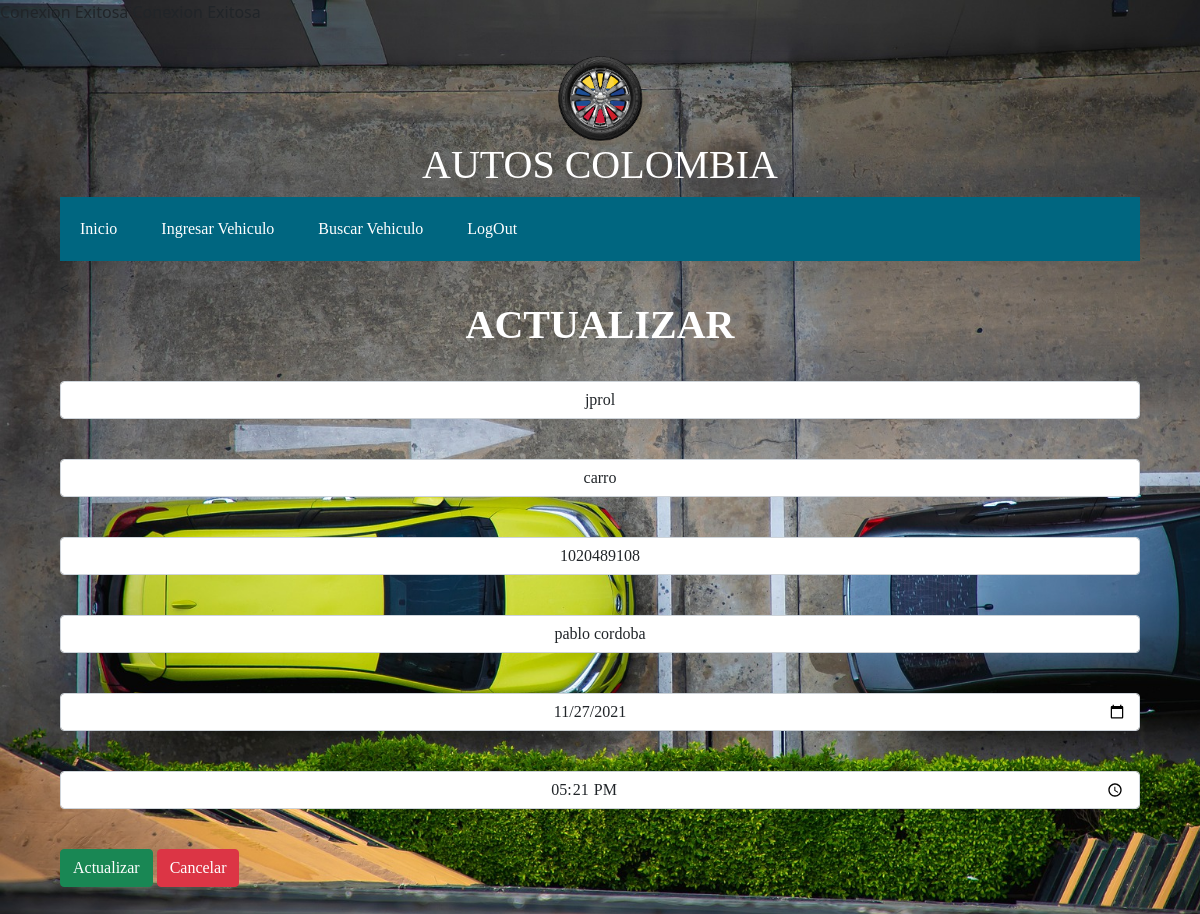
The app's page /inicio/actualizar.php?id=136 with its own data.
### tables this page shows
CREATE TABLE `tb_automoviles` (
  `id` int(255) NOT NULL,
  `placa` varchar(5) NOT NULL,
  `tipo` varchar(10) NOT NULL,
  `documento` int(10) NOT NULL,
  `nombre` varchar(50) NOT NULL,
  `fecha` date DEFAULT NULL,
  `hora` time NOT NULL
);

### inicio/sql_search.php (called while the page is built)
<?php
include '../db/config.php';
$sql = "SELECT * FROM tb_automoviles WHERE id=$id" ;
$query=mysqli_query($con,$sql);
$row=mysqli_fetch_array($query);
?>

### inicio/ACTUALIZAR.php (the view, shortened to what this page needs)
<?php
require '../db/config.php';
 $id = $_GET['id'];
include "sql_search.php";
?>
<!DOCTYPE html>
<html lang="en">
<head>
    <link rel="stylesheet" href="../css/styles.css">
    <link href="https://cdn.jsdelivr.net/npm/bootstrap@5.0.0-beta1/dist/css/bootstrap.min.css" rel="stylesheet">
</head>
<body>
<div>
    <div class="container">
    <?php require "../partials/menu.php";?>
        <div class="row">
            <div class="col-lg-15" >
                <form action="sql_update.php?id=<?php echo $_GET['id']?>;" method="post" class="formedit" >
                    <h1 class="titulo" style="color: white;"><strong>ACTUALIZAR</strong></h1>
                    <br>
                        <input type="text"          name="placa" id="" class="form-control mb-3" value="<?=$row['placa']?>" required><br>
                        <input type="text"          name="tipo" id="" class="form-control mb-3" value="<?=$row['tipo']?>" required><br>
                        <input type="text"          name="documento" id="" class="form-control mb-3" value="<?=$row['documento']?>" required><br>
                        <input type="text"          name="nombre" id="" class="form-control mb-3" value="<?=$row['nombre']?>" required><br>
                        <input type="date"          name="fecha" id="" class="form-control mb-3" value="<?=$row['fecha']?>" required><br>
                        <input type="time"          name="hora" id="" class="form-control mb-3" value="<?=$row['hora']?>" required><br>
                        <input type="submit"        value="Actualizar" class="btn btn-success"name="update">
                        <a href="buscar.php"><input type="button" value="Cancelar" class="btn btn-danger" ></a> <br>
                </form>
            </div>
        </div>
    </div>
</div>
</body>
</html>

### css/styles.css (style rules this page uses)
body { background-image: url("../estilos/fondoo.jpg"); zoom: 0%; background-size: cover; background-attachment: fixed; }

### partials/icono.php (style rules this page uses)
.titulo { text-align: center; color: white; }

### inicio/ACTUALIZAR.php (style rules this page uses)
* { font-family: 'Irish Grover', cursive; }
.container { padding: 30px; }
form input { text-align: center; }

### records on screen
tb_automoviles: placa "jprol", tipo "carro", documento "1020489108", nombre "pablo cordoba", fecha "11/27/2021", hora "17:21:00"
